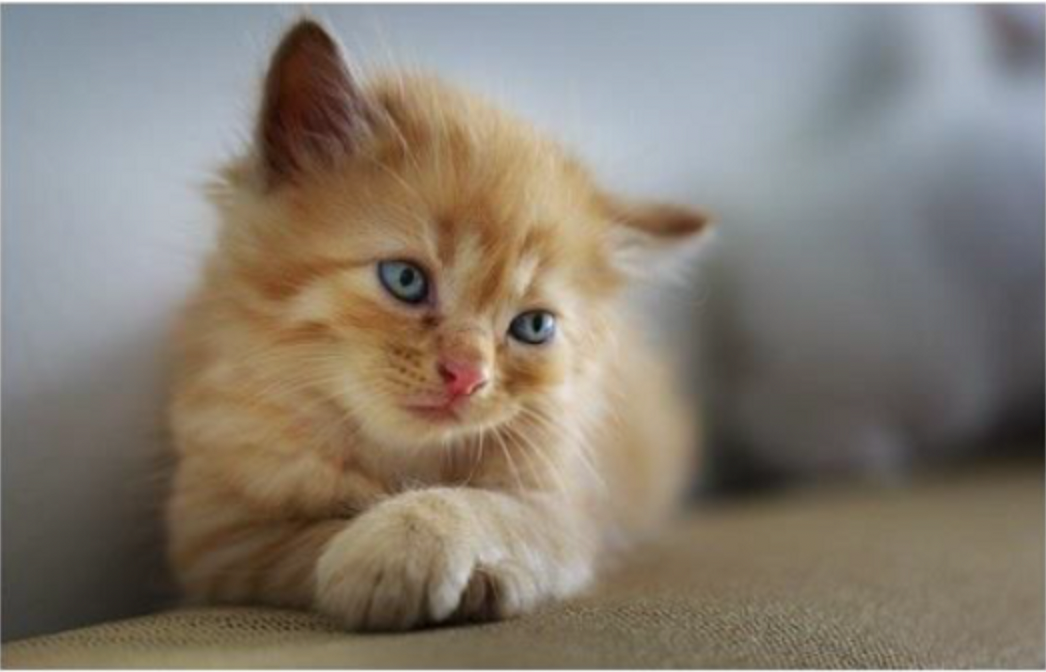
#> input picture script/sample_input.png, 1046 x 672 px
$ python filter.py
#> lines starting #> are read from the running program, lines starting #| are printed output that depends on the picture
#Import required image modules
from PIL import Image, ImageFilter

#Import all the enhancement filter from pillow
from PIL.ImageFilter import (
   BLUR, CONTOUR, DETAIL, EDGE_ENHANCE, EDGE_ENHANCE_MORE,
   EMBOSS, FIND_EDGES, SMOOTH, SMOOTH_MORE, SHARPEN
)
#Create image object
img = Image.open('sample_input.png')
#> img is the input picture: PIL image 1046x672 RGBA; mean R, G, B, A 133.8, 125.7, 114.6, 255
#Applying the blur filter
img1 = img.filter(CONTOUR)
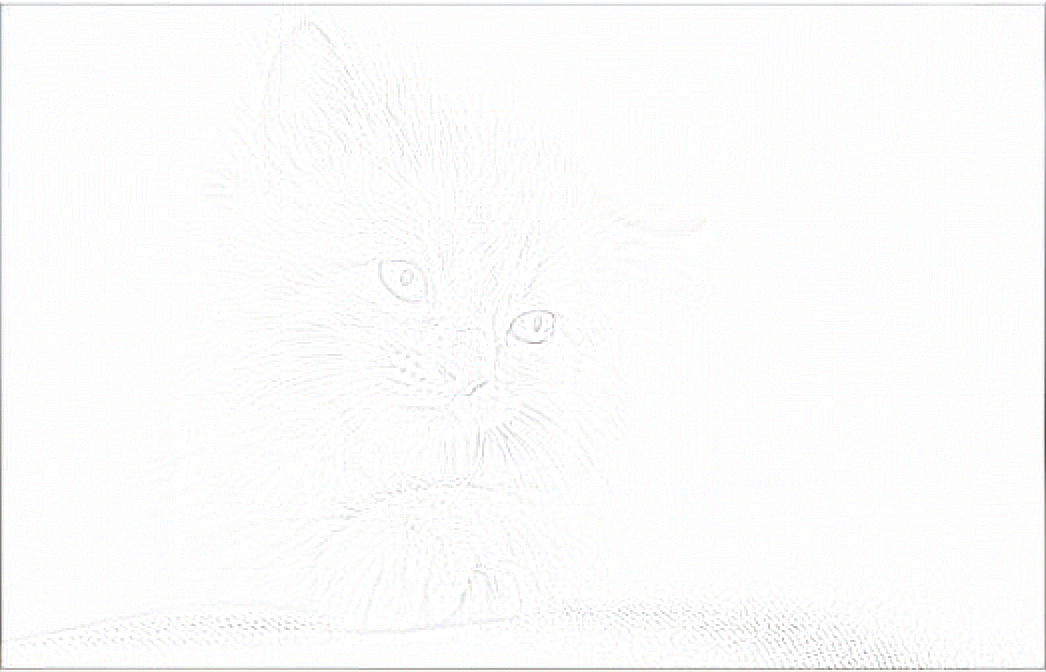
#> img1: PIL image 1046x672 RGBA; mean R, G, B, A 251.6, 251.7, 251.6, 255
img1.save('sample_output.png')
img1.show()
